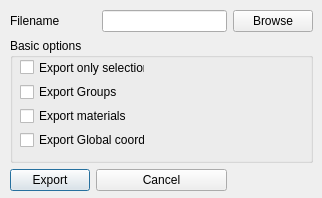
<?xml version="1.0" encoding="UTF-8"?>
<ui version="4.0">
 <class>Dialog</class>
 <widget class="QDialog" name="Dialog">
  <property name="geometry">
   <rect>
    <x>0</x>
    <y>0</y>
    <width>322</width>
    <height>198</height>
   </rect>
  </property>
  <property name="sizePolicy">
   <sizepolicy hsizetype="Fixed" vsizetype="Fixed">
    <horstretch>0</horstretch>
    <verstretch>0</verstretch>
   </sizepolicy>
  </property>
  <property name="minimumSize">
   <size>
    <width>322</width>
    <height>198</height>
   </size>
  </property>
  <property name="maximumSize">
   <size>
    <width>322</width>
    <height>198</height>
   </size>
  </property>
  <property name="windowTitle">
   <string>Dialog</string>
  </property>
  <widget class="QWidget" name="layoutWidget">
   <property name="geometry">
    <rect>
     <x>10</x>
     <y>10</y>
     <width>303</width>
     <height>181</height>
    </rect>
   </property>
   <layout class="QGridLayout" name="gridLayout">
    <item row="0" column="0" colspan="2">
     <widget class="QLabel" name="label">
      <property name="text">
       <string>Filename</string>
      </property>
     </widget>
    </item>
    <item row="0" column="2">
     <widget class="QLineEdit" name="lineEdit"/>
    </item>
    <item row="1" column="0" colspan="4">
     <widget class="QGroupBox" name="groupBox">
      <property name="title">
       <string>Basic options</string>
      </property>
      <widget class="QWidget" name="layoutWidget">
       <property name="geometry">
        <rect>
         <x>10</x>
         <y>20</y>
         <width>125</width>
         <height>91</height>
        </rect>
       </property>
       <layout class="QVBoxLayout" name="verticalLayout">
        <item>
         <widget class="QCheckBox" name="checkBox">
          <property name="text">
           <string>Export only selection</string>
          </property>
         </widget>
        </item>
        <item>
         <widget class="QCheckBox" name="checkBox_2">
          <property name="text">
           <string>Export Groups</string>
          </property>
         </widget>
        </item>
        <item>
         <widget class="QCheckBox" name="checkBox_3">
          <property name="text">
           <string>Export materials</string>
          </property>
         </widget>
        </item>
        <item>
         <widget class="QCheckBox" name="checkBox_4">
          <property name="text">
           <string>Export Global coords</string>
          </property>
         </widget>
        </item>
       </layout>
      </widget>
     </widget>
    </item>
    <item row="2" column="0">
     <widget class="QPushButton" name="exportButton">
      <property name="text">
       <string>Export</string>
      </property>
     </widget>
    </item>
    <item row="2" column="1" colspan="2">
     <widget class="QPushButton" name="pushButton_2">
      <property name="text">
       <string>Cancel</string>
      </property>
     </widget>
    </item>
    <item row="0" column="3">
     <widget class="QPushButton" name="browse">
      <property name="text">
       <string>Browse</string>
      </property>
     </widget>
    </item>
   </layout>
  </widget>
 </widget>
 <resources/>
 <connections/>
</ui>
